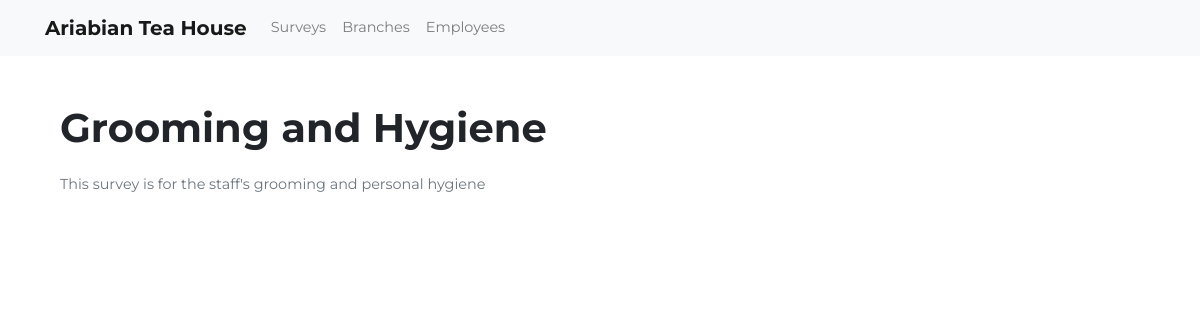
The app's page /surveys/1, older data.
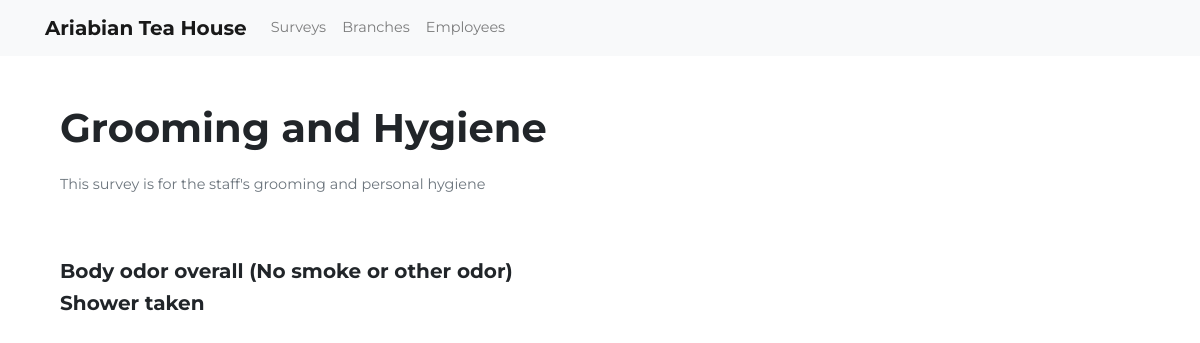
The same page, newer data.
### athsurveyapp/models/models.py (models this page shows, shortened)
class Question(db.Model):
    __tablename__ = "question"
    id = db.Column(db.Integer, primary_key=True)
    description = db.Column(db.String(64), nullable=False)
    is_required = db.Column(db.Boolean, nullable=False, default=False)
    place_number = db.Column(db.Integer, nullable=False)
    question_type_id = db.Column(db.Integer, db.ForeignKey(
        "question_type.id"), nullable=False)
    choice_id = db.Column(db.Integer, db.ForeignKey(
        "choice.id"), nullable=False)
    survey_id = db.Column(db.Integer, db.ForeignKey(
        "survey.id"), nullable=False)

### athsurveyapp/blueprints/survey/views.py (the view)
@survey_page.route("/<id>")
def survey_details(id):
    survey = Survey.query.get(id)
    return render_template("survey_details.html", survey=survey)

### athsurveyapp/blueprints/survey/templates/survey_details.html (shortened to what this page needs)
{% extends 'layouts/base.html' %} {% block title %}ATH - Survey{% endblock %}  {%
block body %}
<div class="container">
  <div class="row justify-content-center align-items-center">
    <div class="col-12">
      <h1 class="m-0 font-weight-bold">{{ survey.name }}</h1>
      <br />
      <p class="text-muted">{{ survey.description }}</p>
    </div>
  </div>
  <div class="row mt-5">
    <div class="col-12">
      {% for question in survey.questions %} {{question.value}}
      <h5 class="font-weight-bold">{{ question.description }}</h5>
       {% endfor
      %}
    </div>
  </div>
</div>
{% endblock %}

Row changes from the older to the newer data that the page shows:
added Question: description "Body odor overall (No smoke or other odor)"
added Question: description "Shower taken"
